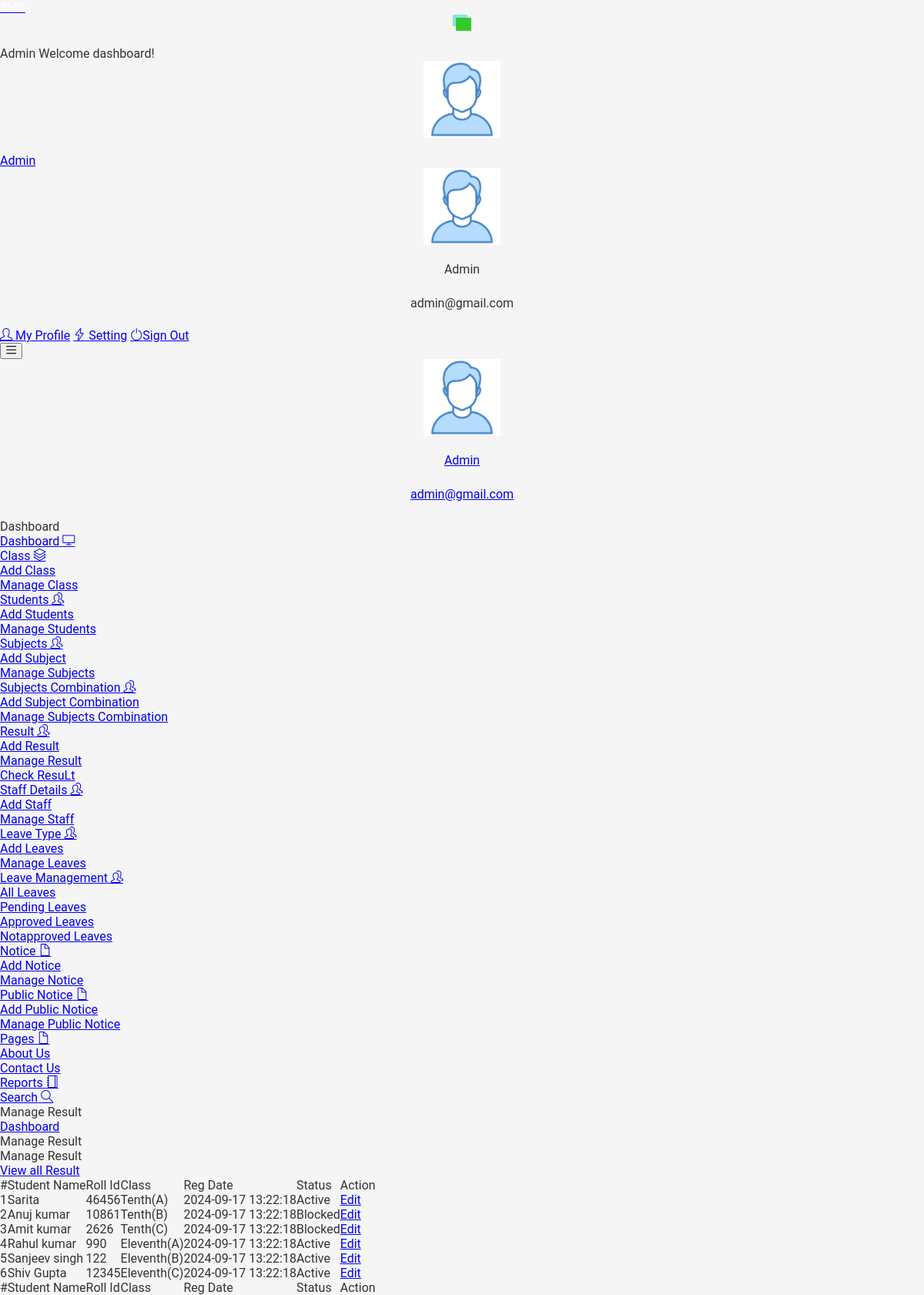
Page /studentms/admin/manage-results.php (signed in) on the earlier database version.
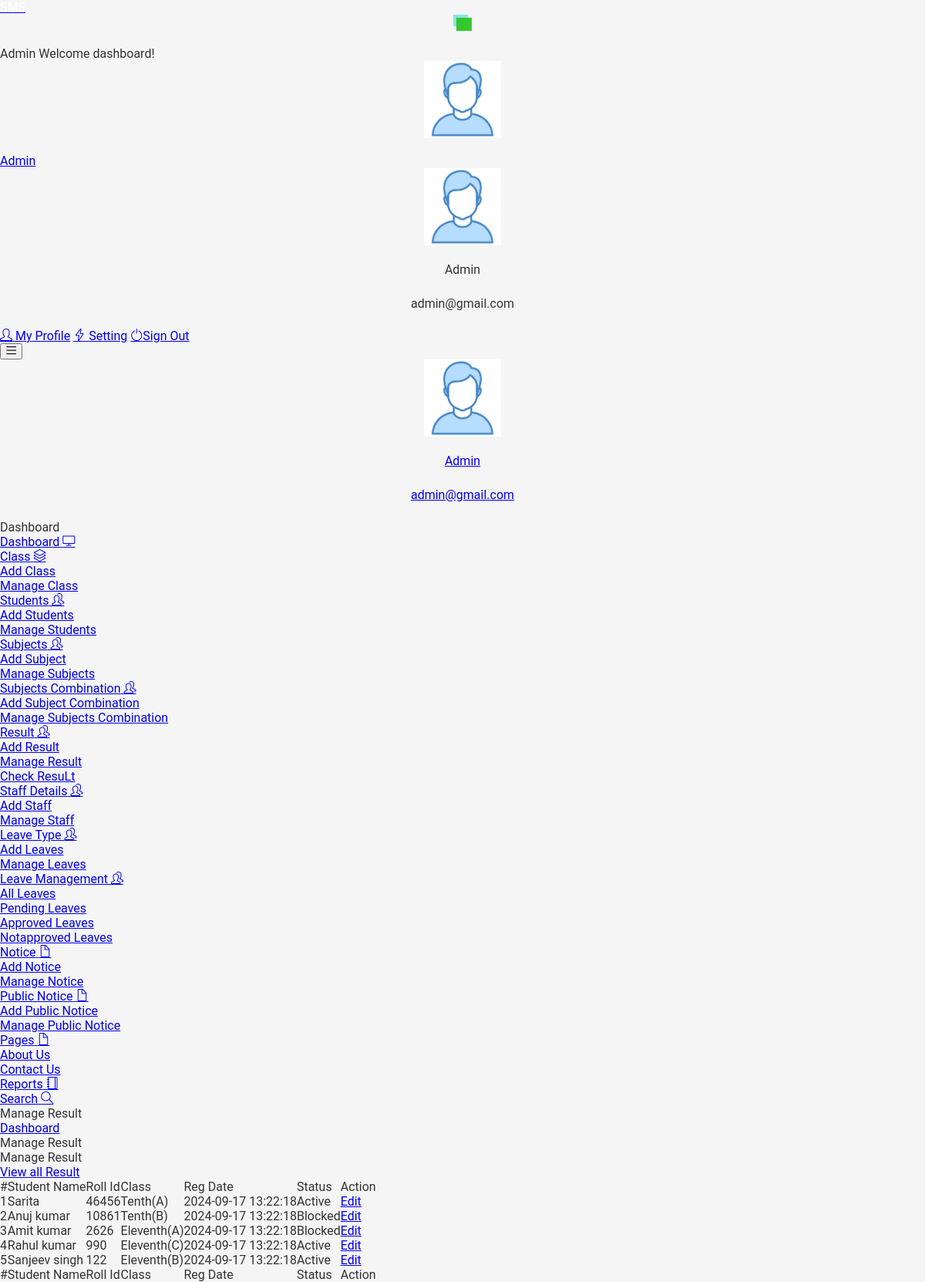
Same page on the later database version.
### tables this page shows
CREATE TABLE IF NOT EXISTS `tblstudent` (
  `StudentId` int NOT NULL AUTO_INCREMENT,
  `StudentName` varchar(200) DEFAULT NULL,
  `StudentEmail` varchar(200) DEFAULT NULL,
  `RollId` varchar(100) DEFAULT NULL,
  `ClassId` int NOT NULL,
  `Gender` varchar(50) DEFAULT NULL,
  `DOB` date DEFAULT NULL,
  `StuID` varchar(200) DEFAULT NULL,
  `FatherName` mediumtext,
  `MotherName` mediumtext,
  `ContactNumber` bigint DEFAULT NULL,
  `AltenateNumber` bigint DEFAULT NULL,
  `Address` mediumtext,
  `UserName` varchar(200) DEFAULT NULL,
  `Password` varchar(200) DEFAULT NULL,
  `Image` varchar(200) DEFAULT NULL,
  `RegDate` timestamp NOT NULL DEFAULT CURRENT_TIMESTAMP,
  `DateofAdmission` timestamp NULL DEFAULT CURRENT_TIMESTAMP,
  `Status` int DEFAULT NULL,
  PRIMARY KEY (`StudentId`)
);

### studentms/admin/manage-results.php (the view, shortened to what the changed rows need)
<?php
include('includes/dbconnection.php');
if(strlen($_SESSION['sturecmsaid'])==0)
    {
    header("Location: index.php");
    }
    else{
?>
<!DOCTYPE html>
<html lang="en">
    <head>
    <link rel="stylesheet" href="vendors/simple-line-icons/css/simple-line-icons.css">
    <link rel="stylesheet" href="vendors/flag-icon-css/css/flag-icon.min.css">
    <link rel="stylesheet" href="vendors/css/vendor.bundle.base.css">
    <link rel="stylesheet" href="./vendors/daterangepicker/daterangepicker.css">
    <link rel="stylesheet" href="./vendors/chartist/chartist.min.css">
    <link rel="stylesheet" href="./css/style.css">
    </head>
    <body>
    <div class="container-scroller">
     <?php include_once('includes/header.php');?>
      <div class="container-fluid page-body-wrapper">
        <?php include_once('includes/sidebar.php');?>
        <div class="main-panel">
          <div class="content-wrapper">
            <div class="row">
              <div class="col-md-12 grid-margin stretch-card">
                <div class="card">
                  <div class="card-body">
                                        <div class="table-responsive border rounded p-1">
                                        <table class="table">
                                                    <thead>
                                                        <tr>
                                                            <th class="font-weight-bold">#</th>
                                                            <th class="font-weight-bold">Student Name</th>
                                                            <th class="font-weight-bold">Roll Id</th>
                                                            <th class="font-weight-bold">Class</th>
                                                            <th class="font-weight-bold">Reg Date</th>
                                                            <th class="font-weight-bold">Status</th>
                                                            <th class="font-weight-bold">Action</th>
                                                        </tr>
                                                    </thead>
                                                    <tfoot>
                                                        <tr>
                                                          <th class="font-weight-bold">#</th>
                                                            <th class="font-weight-bold">Student Name</th>
                                                            <th class="font-weight-bold">Roll Id</th>
                                                            <th class="font-weight-bold">Class</th>
                                                            <th class="font-weight-bold">Reg Date</th>
                                                            <th class="font-weight-bold">Status</th>
                                                            <th class="font-weight-bold">Action</th>
                                                        </tr>
                                                    </tfoot>
                                                    <tbody>
<?php $sql = "SELECT  distinct tblstudent.StudentName,tblstudent.RollId,tblstudent.RegDate,tblstudent.StudentId ,tblstudent.Status,tblclass.ClassName,tblclass.Section from tblresult join tblstudent on tblstudent.StudentId =tblresult.StudentId  join tblclass on tblclass.id=tblresult.ClassId";
$query = $dbh->prepare($sql);
$query->execute();
$results=$query->fetchAll(PDO::FETCH_OBJ);
$cnt=1;
if($query->rowCount() > 0)
{
foreach($results as $result)
{   ?>
<tr>
 <td><?php echo htmlentities($cnt);?></td>
                                                            <td><?php echo htmlentities($result->StudentName);?></td>
                                                            <td><?php echo htmlentities($result->RollId);?></td>
                                                            <td><?php echo htmlentities($result->ClassName);?>(<?php echo htmlentities($result->Section);?>)</td>
                                                            <td><?php echo htmlentities($result->RegDate);?></td>
                                                             <td><?php if($result->Status==1){
echo htmlentities('Active');
}
else{
   echo htmlentities('Blocked');
}
                                                                ?></td>
<td>
<a href="edit-result.php?stid=<?php echo htmlentities($result->StudentId);?>" class="btn btn-primary btn-xs">Edit</a>
</td>
</tr>
<?php $cnt=$cnt+1;}} ?>
                                                    </tbody>
                                                </table>
                                            </div>
                                        </div>
                                    </div>
                                                </div>
                                            </div>
                                        </div>
                                    </div>
                                </div>
                            </div>
    </body>
</html>
<?php } ?>

### studentms/admin/includes/header.php (shortened to what the changed rows need)
 <nav class="navbar default-layout-navbar col-lg-12 col-12 p-0 fixed-top d-flex flex-row">
        </div><?php
         $aid= $_SESSION['sturecmsaid'];
$sql="SELECT * from tbladmin where id=:aid";
$query = $dbh -> prepare($sql);
$query->bindParam(':aid',$aid,PDO::PARAM_STR);
$query->execute();
$results=$query->fetchAll(PDO::FETCH_OBJ);
$cnt=1;
if($query->rowCount() > 0)
{
foreach($results as $row)
{               ?>
        <div class="navbar-menu-wrapper d-flex align-items-center flex-grow-1">
          <h5 class="mb-0 font-weight-medium d-none d-lg-flex"><?php  echo htmlentities($row->AdminName);?> Welcome dashboard!</h5>
          <ul class="navbar-nav navbar-nav-right ml-auto">
            <li class="nav-item dropdown d-none d-xl-inline-flex user-dropdown">
              <a class="nav-link dropdown-toggle" id="UserDropdown" href="#" data-toggle="dropdown" aria-expanded="false">
                <img class="img-xs rounded-circle ml-2" src="images/faces/face8.jpg" alt="Profile image"> <span class="font-weight-normal"> <?php  echo htmlentities($row->AdminName);?> </span></a>
              <div class="dropdown-menu dropdown-menu-right navbar-dropdown" aria-labelledby="UserDropdown">
                <div class="dropdown-header text-center">
                  <img class="img-md rounded-circle" src="images/faces/face8.jpg" alt="Profile image">
                  <p class="mb-1 mt-3"><?php  echo htmlentities($row->AdminName);?></p>
                  <p class="font-weight-light text-muted mb-0"><?php  echo htmlentities($row->Email);?></p>
                </div><?php $cnt=$cnt+1;}} ?>
              </div>
            </li>
          </ul>
          <button class="navbar-toggler navbar-toggler-right d-lg-none align-self-center" type="button" data-toggle="offcanvas">
            <span class="icon-menu"></span>
          </button>
        </div>
      </nav>

### studentms/admin/includes/sidebar.php (shortened to what the changed rows need)
<nav class="sidebar sidebar-offcanvas" id="sidebar">
          <ul class="nav">
            <li class="nav-item nav-profile">
              <a href="#" class="nav-link">
                <div class="text-wrapper">
                  <?php
         $aid= $_SESSION['sturecmsaid'];
$sql="SELECT * from tbladmin where id=:aid";
$query = $dbh -> prepare($sql);
$query->bindParam(':aid',$aid,PDO::PARAM_STR);
$query->execute();
$results=$query->fetchAll(PDO::FETCH_OBJ);
$cnt=1;
if($query->rowCount() > 0)
{
foreach($results as $row)
{               ?>
                  <p class="profile-name"><?php  echo htmlentities($row->AdminName);?></p>
                  <p class="designation"><?php  echo htmlentities($row->Email);?></p><?php $cnt=$cnt+1;}} ?>
                </div>
              </a>
            </li>
          </ul>
        </nav>

Differences in the rows shown:
no longer on this page (row edited): tblstudent: StudentName "Shiv Gupta", RollId "12345", ClassName "Eleventh", Section "C", RegDate "2024-09-17 13:22:18"
changed tblstudent "Amit kumar": ClassName "Tenth" → "Eleventh"; Section "C" → "A"
changed tblstudent "Rahul kumar": Section "A" → "C"
